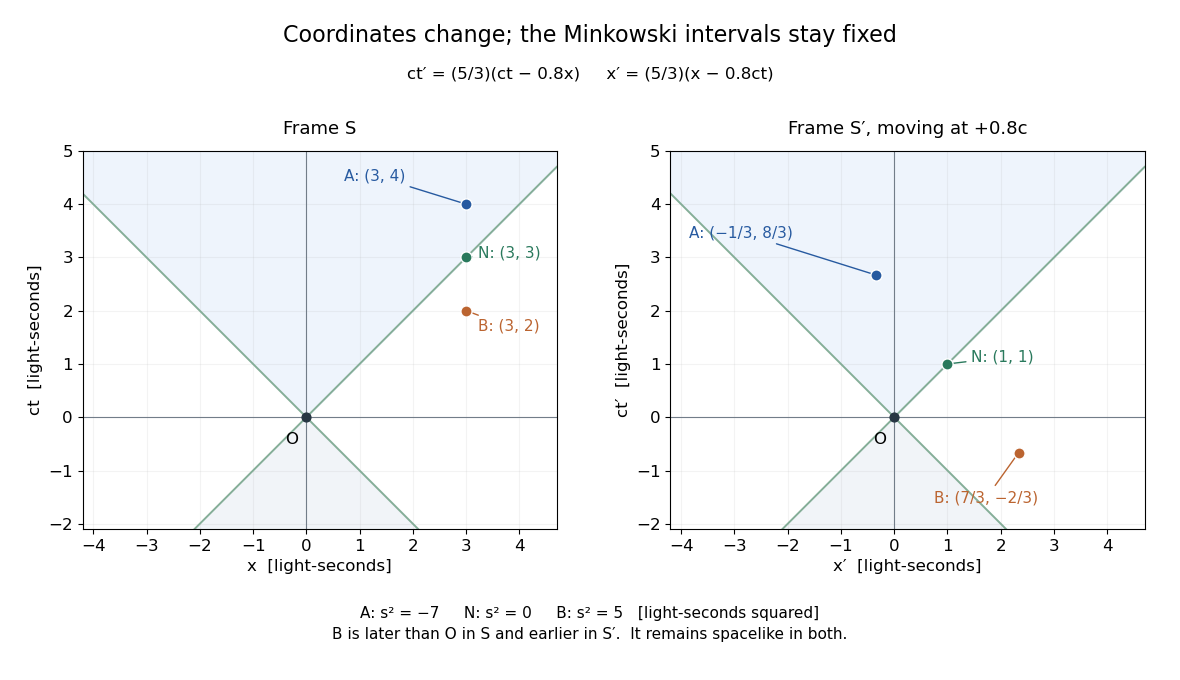

Reproduce this figure in Python.
"""Three events under an exact beta=4/5 Lorentz boost.

The same event labels are used in minkowski-light-cone-events.py.
Outputs an opaque matching PNG to CWD; Python 3.14, NumPy 2.3.5,
Matplotlib 3.10.7.
"""

from pathlib import Path

import matplotlib.pyplot as plt
import numpy as np


def main():
    plt.rcParams.update({"font.size": 12})
    beta, gamma = 4/5, 5/3
    # Columns are x and ct, in light-seconds.
    original = np.array([[3, 4], [3, 3], [3, 2]], dtype=float)
    transformed = np.column_stack([
        gamma*(original[:, 0]-beta*original[:, 1]),
        gamma*(original[:, 1]-beta*original[:, 0]),
    ])
    colors = ["#275aa0", "#29795c", "#bb6430"]
    fig, axes = plt.subplots(1, 2, figsize=(11.8, 6.8), dpi=100,
                             facecolor="white")
    fig.subplots_adjust(left=0.07, right=0.97, bottom=0.19, top=0.81, wspace=0.24)
    labels = [
        ["A: (3, 4)", "N: (3, 3)", "B: (3, 2)"],
        ["A: (−1/3, 8/3)", "N: (1, 1)", "B: (7/3, −2/3)"],
    ]
    label_positions = [
        [(0.7, 4.45), (3.22, 3.0), (3.22, 1.62)],
        [(-3.85, 3.38), (1.45, 1.04), (0.75, -1.6)],
    ]
    for panel, (ax, data) in enumerate(zip(axes, [original, transformed])):
        x = np.linspace(-4.2, 4.7, 401)
        ax.fill_between(x, np.abs(x), 5.0, color="#eef4fc", zorder=0)
        ax.fill_between(x, -np.abs(x), -2.1,
                        where=np.abs(x)<2.1, color="#f1f4f8", zorder=0)
        ax.plot(x, x, color="#85ae98", linewidth=1.4)
        ax.plot(x, -x, color="#85ae98", linewidth=1.4)
        ax.axhline(0, color="#727d89", linewidth=0.8)
        ax.axvline(0, color="#727d89", linewidth=0.8)
        for index, ((ex, et), color) in enumerate(zip(data, colors)):
            ax.scatter([ex], [et], color=color, s=65, edgecolor="white", zorder=5)
            ax.annotate(labels[panel][index], xy=(ex, et),
                        xytext=label_positions[panel][index], color=color,
                        fontsize=11, arrowprops={"arrowstyle": "-", "color": color})
        ax.scatter([0], [0], color="#273643", s=40, zorder=5)
        ax.text(-0.4, -0.5, "O")
        ax.set(xlim=(-4.2, 4.7), ylim=(-2.1, 5.0), aspect="equal",
               xlabel=("x" if panel == 0 else "x′") + "  [light-seconds]",
               ylabel=("ct" if panel == 0 else "ct′") + "  [light-seconds]")
        ax.grid(alpha=0.15)
        ax.set_title("Frame S" if panel == 0 else "Frame S′, moving at +0.8c",
                     fontsize=13, pad=12)
    fig.suptitle("Coordinates change; the Minkowski intervals stay fixed",
                 fontsize=16, y=0.965)
    fig.text(0.5, 0.885, "ct′ = (5/3)(ct − 0.8x)     x′ = (5/3)(x − 0.8ct)",
             ha="center", fontsize=12)
    fig.text(0.5, 0.06,
             "A: s² = −7     N: s² = 0     B: s² = 5   [light-seconds squared]\n"
             "B is later than O in S and earlier in S′.  It remains spacelike in both.",
             ha="center", fontsize=11, linespacing=1.5)
    fig.savefig(Path.cwd() / "lorentz-boost-preserves-intervals.png",
                facecolor="white", transparent=False)
    plt.close(fig)


if __name__ == "__main__":
    main()
